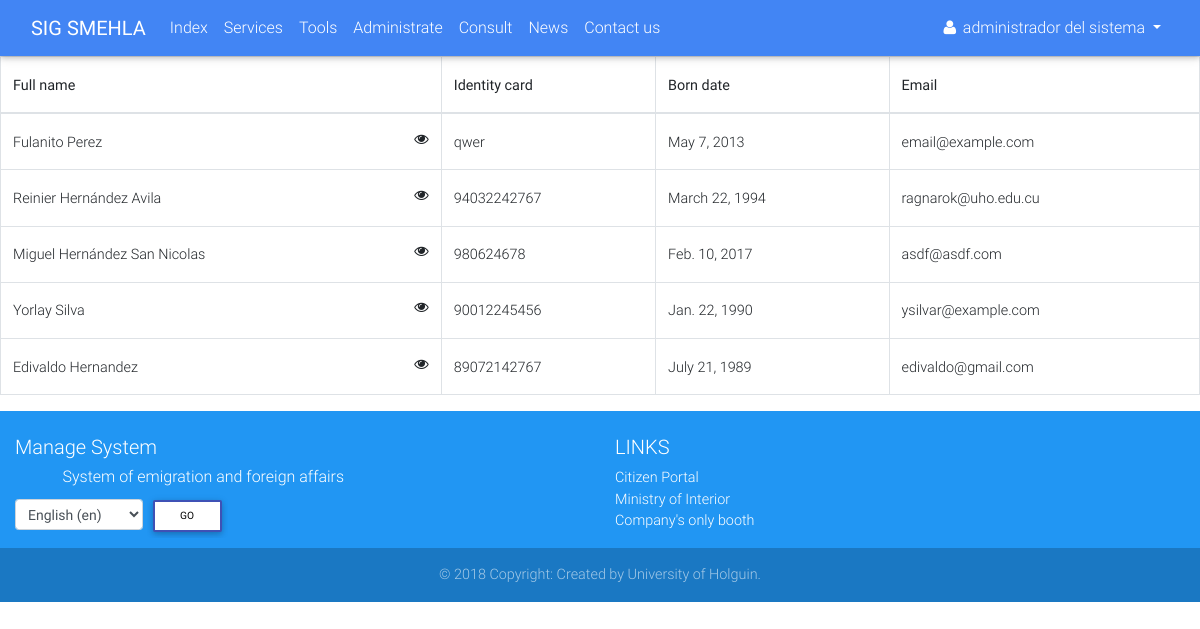
Screenshot of /client/list/renovation/ (signed in) with the database file from the repository.
### accounts/models.py (models this page shows, shortened)
class Profile(AbstractUser):
    OCCUPATION_TYPE = (
        ('FAC', _('Functionary of Attention to Customer')),
        ('BAC', _('Boss of Attention to Customer')),
        ('BDAC', _('Boss of Departament of Attention to Customer')),
        ('DIR', _('Director')),
        ('ADMIN', _('Administrator')),
    )
    born_date = models.DateField(_('Born date'), blank=True, null=True, validators=[validate_born_date])
    occupation = models.CharField(_('Occupation'), max_length=5, choices=OCCUPATION_TYPE, default='FAC')
    REQUIRED_FIELDS = ['email', 'born_date']
    class Meta:
        verbose_name = _('Profile')
        verbose_name_plural = _('Profiles')
    def __str__(self):
        if self.first_name and self.last_name:
            return self.get_full_name()
        else:
            return self.username

### services/models.py (models this page shows, shortened)
class Client(models.Model):
    CIVIL_STATUS = (
        ('S', _('Single')),
        ('E', _('Engaged')),
        ('M', _('Married')),
        ('W', _('Widower')),
    )
    def upload_file(self, filename):
        ext = filename.split('.')[-1]
        return 'clients/{}.{}'.format(self.ci, ext)
    def upload_image(self, filename):
        ext = filename.split('.')[-1]
        return 'clients/picture/{}.{}'.format(self.first_name, ext)
    ci = models.CharField(_('Identity card'), max_length=13, unique=True)
    picture = models.ImageField(_('Picture'), upload_to=upload_image, null=True, blank=True)
    first_name = models.CharField(_('First name'), max_length=30)
    last_name = models.CharField(_('Last name'), max_length=150)
    born_date = models.DateField(_('Born date'), validators=[validators.validate_born_date])
    civil_status = models.CharField(_('Civil status'), choices=CIVIL_STATUS, max_length=1)
    naturalness = models.CharField(_("Naturalness"), max_length=30)
    nationality = models.CharField(_('Nationality'), max_length=30)
    father = models.CharField(_('Father name'), max_length=200)
    mother = models.CharField(_('Mother name'), max_length=200)
    address = models.TextField(_('Address'))
    email = models.EmailField(_('Email'))
    phone = models.PositiveIntegerField(_('Phone number'))
    data_attachment = models.FileField(_('Data attachment'), upload_to=upload_file, null=True, blank=True)
    def get_full_name(self):
        full_name = '%s %s' % (self.first_name, self.last_name)
        return full_name.strip()
    class Meta:
        verbose_name = _('Client')
        verbose_name_plural = _('Clients')

### services/views.py (the view)
# urls.py: path('client/list/<type>/', views.ClientListView.as_view(), name='client_list'),
class ClientListView(mixins.LoginRequiredMixin, generic.ListView):
    model = models.Client
    def get_context_data(self, *, object_list=None, **kwargs):
        context = super(ClientListView, self).get_context_data(**kwargs)
        context['service_type'] = self.kwargs.get('type')
        return context

### services/templates/services/client_list.html (shortened to what this page needs)
{% extends 'navbar.html' %}
{% load i18n %}
{% load static %}
{% block styles %}
    <link rel="stylesheet" href="{% static 'services/css/styles.css' %}">
{% endblock %}
{% block main %}
    <table class="table table-bordered table-hover mouse-pointer" cellspacing="0" width="100%">
        <thead>
        <tr>
            <th class="th-sm">{% trans 'Full name' %}</th>
            <th class="th-sm">{% trans 'Identity card' %}</th>
            <th class="th-sm">{% trans 'Born date' %}</th>
            <th class="th-sm">{% trans 'Email' %}</th>
        </tr>
        </thead>
        <tbody>
        {% for client in client_list %}
            <tr>
                <td>
                    <a href="{% url 'services:service_create' service_type client.pk %}">
                        {{ client.get_full_name }}
                    </a>
                    <i class="fa fa-eye float-lg-right" data-toggle="modal"
                       data-target="#client-{{ forloop.counter }}"></i>
                </td>
                <td>{{ client.ci }}</td>
                <td>{{ client.born_date }}</td>
                <td>{{ client.email }}</td>
            </tr>
        {% endfor %}
        </tbody>
    </table>
{% endblock %}

### accounts/templates/navbar.html (shortened to what this page needs)
{% extends 'base.html' %}
{% load static %}
{% load i18n %}
{% block content %}
    <header>
        <nav class="navbar navbar-expand-lg navbar-dark primary-color">
            <div class="container-fluid">
                <a href="{% url 'services:index' %}" class="navbar-brand">
                    <strong>SIG SMEHLA</strong>
                </a>
                <div class="collapse navbar-collapse" id="navbar">
                    <ul class="navbar-nav mr-auto">
                        <li class="nav-item" id="init">
                            <a href="{% url 'services:index' %}" class="nav-link">{% trans 'Index' %}
                                </a>
                        </li>
                        <li class="nav-item" id="services">
                            <a href="{% url 'services:services' %}" class="nav-link">{% trans 'Services' %}</a>
                        </li>
                        {% if user.is_authenticated %}
                            <li class="nav-item" id="tools">
                                <a href="{% url 'services:tools' %}" class="nav-link">{% trans 'Tools' %}</a>
                            </li>
                        {% endif %}
                        {% if user.is_superuser %}
                            <li class="nav-item" id="dashboard">
                                <a href="{% url 'accounts:dashboard' %}" class="nav-link">{% trans 'Administrate' %}</a>
                            </li>
                        {% endif %}
                        <li class="nav-item" id="status">
                            <a href="{% url 'services:status' %}" class="nav-link">{% trans 'Consult' %}</a>
                        </li>
                        <li class="nav-item" id="news">
                            <a href="{% url 'news:list' %}" class="nav-link">{% trans 'News' %}</a>
                        </li>
                        <li class="nav-item">
                            <a href="#" class="nav-link" data-toggle="modal"
                               data-target="#contact">{% trans 'Contact us' %}</a>
                        </li>
                    </ul>
                    <div class="form-inline">
                        <ul class="navbar-nav mr-auto">
                            <li class="nav-item">
                                {% if user.is_authenticated %}
                                    <div class="dropdown">
                                        <a href="#" id="test" class="nav-link waves-effect waves-light dropdown-toggle"
                                           data-toggle="dropdown" aria-haspopup="true" aria-expanded="false">
                                            <i class="fa fa-user"></i>
                                            <span class="clearfix d-none d-sm-inline-block">{{ user }}</span>
                                        </a>
                                    </div>
                                {% else %}
                                    <a href="{% url 'accounts:login' %}" class="nav-link">
                                        <i class="fa fa-sign-in"></i>
                                    </a>
                                {% endif %}
                            </li>
                        </ul>
                    </div>
                </div>
            </div>
        </nav>
    </header>
    <main>
        {% block main %}
        {% endblock %}
    </main>
    <footer class="page-footer font-small blue pt-4">
        <div class="container-fluid text-center text-md-left">
            <div class="row">
                <div class="col-md-6 mt-md-0 mt-3">
                    <h5>{% trans 'Manage System' %}</h5>
                    <h6 class="offset-1">{% trans 'System of emigration and foreign affairs' %}</h6>
                    <form action="{% url 'set_language' %}" method="post">{% csrf_token %}
                        <label>
                            <select name="language" class="form-control form-control-sm" id="languages">
                                {% get_available_languages as LANGUAGES %}
                                {% get_language_info_list for LANGUAGES as languages %}
                                {% get_current_language as LANGUAGE_CODE %}
                                {% for language in languages %}
                                    <option value="{{ language.code }}"{% if language.code == LANGUAGE_CODE %}
                                            selected{% endif %}>
                                        {{ language.name_local }} ({{ language.code }})
                                    </option>
                                {% endfor %}
                            </select>
                        </label>
                        <input type="submit" value="{% trans 'Go' %}" class="btn btn-outline-indigo btn-white btn-sm">
                    </form>
                </div>
                <div class="col-md-3 mb-md-0 mb-3">
                    <h5 class="text-uppercase">{% trans 'Links' %}</h5>
                    <ul class="list-unstyled">
                        <li>
                            <a href="http://www.cidadao.gov.ao" target="_blank">{% trans 'Citizen Portal' %}</a>
                        </li>
                        <li>
                            <a href="http://www.minint.gov.ao" target="_blank">{% trans 'Ministry of Interior' %}</a>
                        </li>
                        <li>
                            <a href="http://gue.minjus-ao.com" target="_blank">{% trans "Company's only booth" %}</a>
                        </li>
                    </ul>
                </div>
            </div>
        </div>
        <div class="footer-copyright text-center py-3">
            &copy; 2018 {% trans 'Copyright: Created by University of Holguin' %}.
        </div>
    </footer>
{% endblock %}

### services/static/services/css/styles.css (style rules this page uses)
table.mouse-pointer tbody tr td { cursor: pointer; }

### rows the page displays
Profile: first_name+last_name "administrador del sistema"
Client: get_full_name "Fulanito Perez", ci "qwer", born_date "May 7, 2013", email "email@example.com"
Client: get_full_name "Reinier Hernández Avila", ci "94032242767", born_date "March 22, 1994", email "ragnarok@uho.edu.cu"
Client: get_full_name "Miguel Hernández San Nicolas", ci "980624678", born_date "Feb. 10, 2017", email "asdf@asdf.com"
Client: get_full_name "Yorlay Silva", ci "90012245456", born_date "Jan. 22, 1990", email "ysilvar@example.com"
Client: get_full_name "Edivaldo Hernandez", ci "89072142767", born_date "July 21, 1989", email "edivaldo@gmail.com"

### other values shown
form field language "English (en)"
